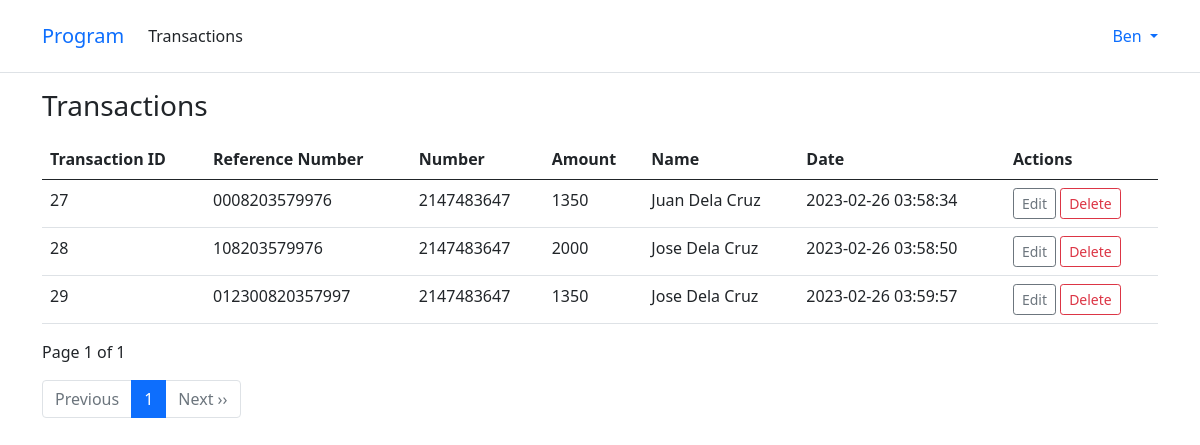
The app's page /transactions.php (signed in) with its own data.
### tables this page shows
CREATE TABLE `tbl_transaction` (
  `tranID` int(11) NOT NULL,
  `refnum` varchar(15) DEFAULT NULL,
  `number` int(12) DEFAULT NULL,
  `amount` int(11) DEFAULT NULL,
  `name` varchar(20) DEFAULT NULL,
  `date_created` datetime DEFAULT NULL
);

### src/functions.php (called while the page is built, shortened)
<?php
    include 'db.php';
    function get_all_transactions($offset, $total_records_per_page) {
        global $conn;
        $transactions= [];
        $query = "SELECT * FROM `tbl_transaction` LIMIT $offset, $total_records_per_page";
        if ($result = $conn->query($query)) {
            $transactions = $result->fetch_all(MYSQLI_ASSOC);
        }
        return $transactions;
    }
    function get_total_number_records() {
        global $conn;
        $total = 0;
        $query = "SELECT * FROM `tbl_transaction`";
        if ($result = $conn->query($query)) {
            $total = $result->num_rows;
        }
        return $total;
    }
?>

### src/transactions.php (the view, shortened to what this page needs)
<?php
    include 'functions.php';
    if (isset($_GET['page_no'])) {
        $page_no = $_GET['page_no'];
    } else {
        $page_no = 1;
    }
    $total_records_per_page = 10;
    $offset = ($page_no - 1 ) * $total_records_per_page;
	$previous_page = $page_no - 1;
	$next_page = $page_no + 1;
	$total_records = get_total_number_records();
    $total_no_of_pages = ceil($total_records / $total_records_per_page);
    $transactions = get_all_transactions($offset, $total_records_per_page);
?>
<?php include '_header.php'; ?>
    <div class="container">
        <h1 class="h3 mb-3 fw-normal"> Transactions </h1>
        <table class="table">
            <thead>
                <tr>
                    <th scope="col">Transaction ID</th>
                    <th scope="col">Reference Number</th>
                    <th scope="col">Number</th>
                    <th scope="col">Amount</th>
                    <th scope="col">Name</th>
                    <th scope="col">Date</th>
                    <th scope="col">Actions</th>
                </tr>
            </thead>
            <tbody>
                <?php if(!empty($transactions)) { ?>
                    <?php foreach ($transactions as $row) { ?>
                        <tr>
                            <td><?= $row['tranID'] ?></td>
                            <td><?= $row['refnum'] ?></td>
                            <td><?= $row['number'] ?></td>
                            <td><?= $row['amount'] ?></td>
                            <td><?= $row['name'] ?></td>
                            <td><?= $row['date_created'] ?></td>
                            <td>
                                <a href="edit-transaction.php?id=<?=$row['tranID']?>" class="btn btn-outline-secondary btn-sm">Edit</a>
                                <a data-id="<?= $row['tranID'] ?>" href="#" class="btn btn-outline-danger btn-sm btn-delete-transaction">Delete</a>
                            </td>
                        </tr>
                    <?php } ?>
                <?php } else { ?>
                    <tr>
                        <td colspan="6">No transactions as of the moment...</td>
                    </tr>
                <?php } ?>
            </tbody>
        </table>
        <?php if(!empty($transactions)) { ?>
        <p>Page <?= $page_no." of ".$total_no_of_pages; ?></p>
        <ul class="pagination">
            <li class="page-item <?= ($page_no <= 1) ? 'disabled' : '' ?>">
                <a href="<?= ($page_no > 1) ? '?page_no='.$previous_page : '' ?>" class="page-link">Previous</a>
            </li>
            <?php for ($counter = 1; $counter <= $total_no_of_pages; $counter++) { ?>
                <?php if ($counter == $page_no) { ?>
                    <li class="page-item active"><a class="page-link"> <?= $counter ?> </a></li>
                <?php } else { ?>
                    <li class="page-item"><a href='?page_no=<?=$counter?>' class="page-link"><?= $counter ?></a></li>
                <?php } ?>
            <?php } ?>
            <li class="page-item <?= ($page_no >= $total_no_of_pages) ? "disabled" : "" ?>">
                <a href="<?= ($page_no < $total_no_of_pages) ?  "?page_no=".$next_page : ""?>" class="page-link"> Next  &rsaquo;&rsaquo; </a>
            </li>
        </ul>
        <?php } ?>
    </div>
<?php include '_footer.php'; ?>

### records on screen
tbl_transaction: tranID "27", refnum "0008203579976", number "2147483647", amount "1350", name "Juan Dela Cruz", date_created "2023-02-26 03:58:34"
tbl_transaction: tranID "28", refnum "108203579976", number "2147483647", amount "2000", name "Jose Dela Cruz", date_created "2023-02-26 03:58:50"
tbl_transaction: tranID "29", refnum "012300820357997", number "2147483647", amount "1350", name "Jose Dela Cruz", date_created "2023-02-26 03:59:57"

### other values on screen
$_SESSION['fname'] "Ben"
$page_no "1"
$total_no_of_pages "1"
